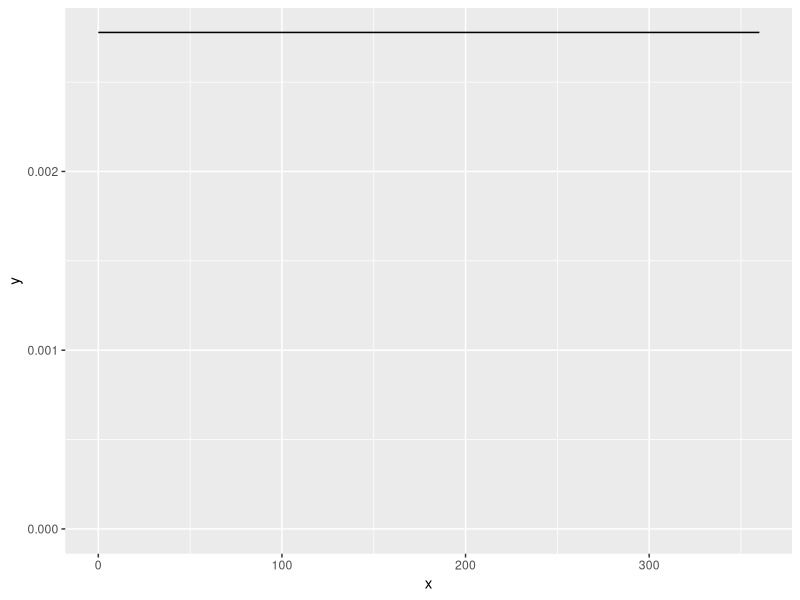
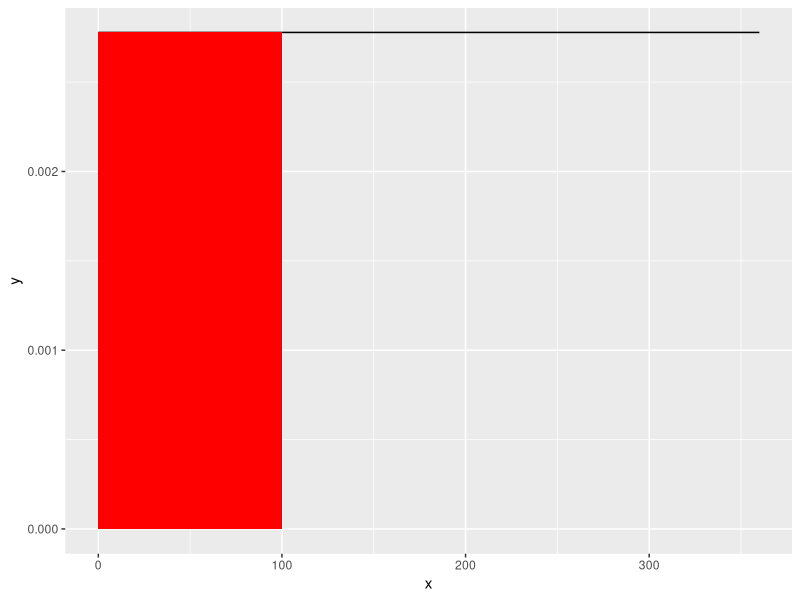
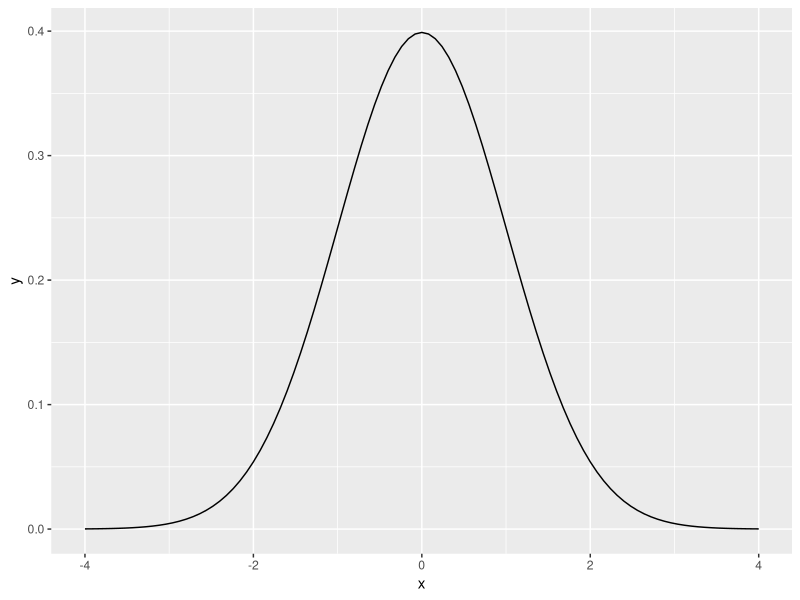
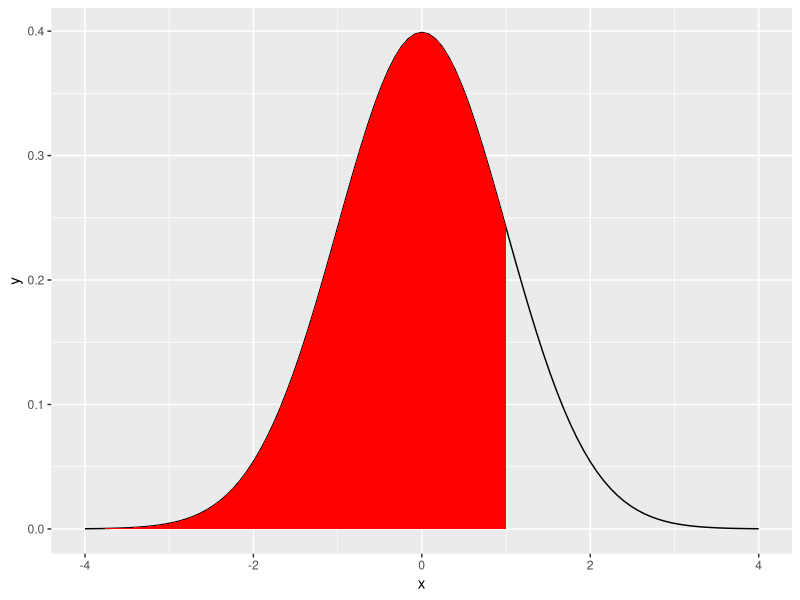

Recreate these plots in R, in order.
## ---- chunk 1
knitr::opts_chunk$set(echo = TRUE)
## ---- chunk 2
library(tidyverse)
pdffunct <- function(x)1/360
x <- 0:360
ggplot(tibble(x = 0:360),aes(x))+
  stat_function(fun = pdffunct)+
  ylim(c(0,1/360))
## ---- chunk 3
ggplot(tibble(x = 0:360),aes(x))+
  stat_function(fun = pdffunct)+
  ylim(c(0,1/360))+
  stat_function(fun = pdffunct, geom = "area", xlim = c(0,100), fill = "red")
## ---- chunk 4
ggplot(tibble(x = -4:4),aes(x))+
  stat_function(fun = dnorm)
## ---- chunk 5
integrate(dnorm,lower = -Inf,upper = 1)
pnorm(1)
## ---- chunk 6
ggplot(tibble(x = -4:4),aes(x))+
  stat_function(fun = dnorm,xlim = c(-4,4))+
  stat_function(fun = dnorm, geom = "area",xlim = c(-4,1), fill = "red")
## ---- chunk 7
integrate(function(x){x * dnorm(x)}, lower = -Inf,upper = Inf)
## ---- chunk 8
integrate(function(x){x * dnorm(x)}, lower = -Inf,upper = Inf)$value
## ---- chunk 9
EX2 <- integrate(function(x){x^2 * dnorm(x)}, lower = -Inf,upper = Inf)$value
EX <- integrate(function(x){x * dnorm(x)}, lower = -Inf,upper = Inf)$value
EX2 - EX^2
sqrt(1) #standard deviation of the standard normal.
## ---- chunk 10
tibble(x = c(0,10),y0 = c(0.2,0.3),y10 = c(0.3,0.2))
## ---- chunk 11
x <- c(0,10)
px <- c(0.5,0.5) # the marginal pmfs of x = 0 and x = 1
sum(x*px)
